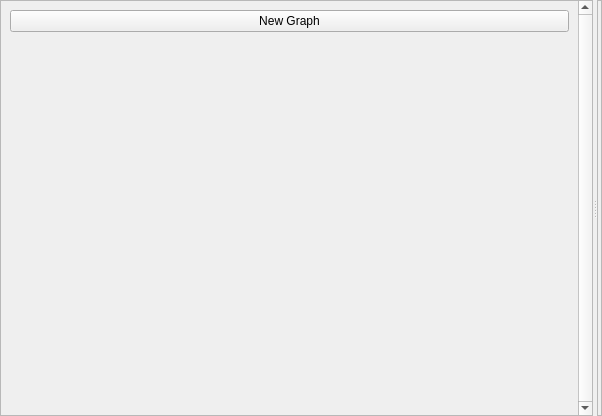
<?xml version="1.0" encoding="UTF-8"?>
<ui version="4.0">
 <class>UI</class>
 <widget class="QSplitter" name="UI">
  <property name="geometry">
   <rect>
    <x>0</x>
    <y>0</y>
    <width>602</width>
    <height>416</height>
   </rect>
  </property>
  <property name="sizePolicy">
   <sizepolicy hsizetype="Preferred" vsizetype="Preferred">
    <horstretch>0</horstretch>
    <verstretch>0</verstretch>
   </sizepolicy>
  </property>
  <property name="orientation">
   <enum>Qt::Horizontal</enum>
  </property>
  <widget class="QScrollArea" name="scrollArea">
   <property name="sizePolicy">
    <sizepolicy hsizetype="Expanding" vsizetype="Expanding">
     <horstretch>0</horstretch>
     <verstretch>0</verstretch>
    </sizepolicy>
   </property>
   <property name="frameShadow">
    <enum>QFrame::Plain</enum>
   </property>
   <property name="verticalScrollBarPolicy">
    <enum>Qt::ScrollBarAlwaysOn</enum>
   </property>
   <property name="horizontalScrollBarPolicy">
    <enum>Qt::ScrollBarAlwaysOff</enum>
   </property>
   <property name="widgetResizable">
    <bool>true</bool>
   </property>
   <widget class="QWidget" name="scrollAreaWidgetContents">
    <property name="geometry">
     <rect>
      <x>0</x>
      <y>0</y>
      <width>573</width>
      <height>414</height>
     </rect>
    </property>
    <property name="sizePolicy">
     <sizepolicy hsizetype="Ignored" vsizetype="Preferred">
      <horstretch>0</horstretch>
      <verstretch>0</verstretch>
     </sizepolicy>
    </property>
    <layout class="QVBoxLayout" name="scrollAreaLayout" stretch="0,1">
     <item>
      <widget class="QPushButton" name="newGraphButton">
       <property name="text">
        <string>New Graph</string>
       </property>
      </widget>
     </item>
     <item>
      <spacer name="verticalSpacer">
       <property name="orientation">
        <enum>Qt::Vertical</enum>
       </property>
       <property name="sizeHint" stdset="0">
        <size>
         <width>208</width>
         <height>541</height>
        </size>
       </property>
      </spacer>
     </item>
    </layout>
   </widget>
  </widget>
  <widget class="QFrame" name="frame">
   <property name="sizePolicy">
    <sizepolicy hsizetype="Expanding" vsizetype="Expanding">
     <horstretch>0</horstretch>
     <verstretch>0</verstretch>
    </sizepolicy>
   </property>
   <property name="frameShape">
    <enum>QFrame::StyledPanel</enum>
   </property>
   <property name="frameShadow">
    <enum>QFrame::Plain</enum>
   </property>
   <layout class="QVBoxLayout" name="verticalLayout">
    <property name="spacing">
     <number>0</number>
    </property>
    <property name="margin">
     <number>0</number>
    </property>
   </layout>
  </widget>
 </widget>
 <tabstops>
  <tabstop>scrollArea</tabstop>
  <tabstop>newGraphButton</tabstop>
 </tabstops>
 <resources/>
 <connections>
  <connection>
   <sender>newGraphButton</sender>
   <signal>clicked()</signal>
   <receiver>UI</receiver>
   <slot>newGraph()</slot>
   <hints>
    <hint type="sourcelabel">
     <x>246</x>
     <y>16</y>
    </hint>
    <hint type="destinationlabel">
     <x>544</x>
     <y>-5</y>
    </hint>
   </hints>
  </connection>
 </connections>
 <slots>
  <slot>newGraph()</slot>
 </slots>
</ui>
